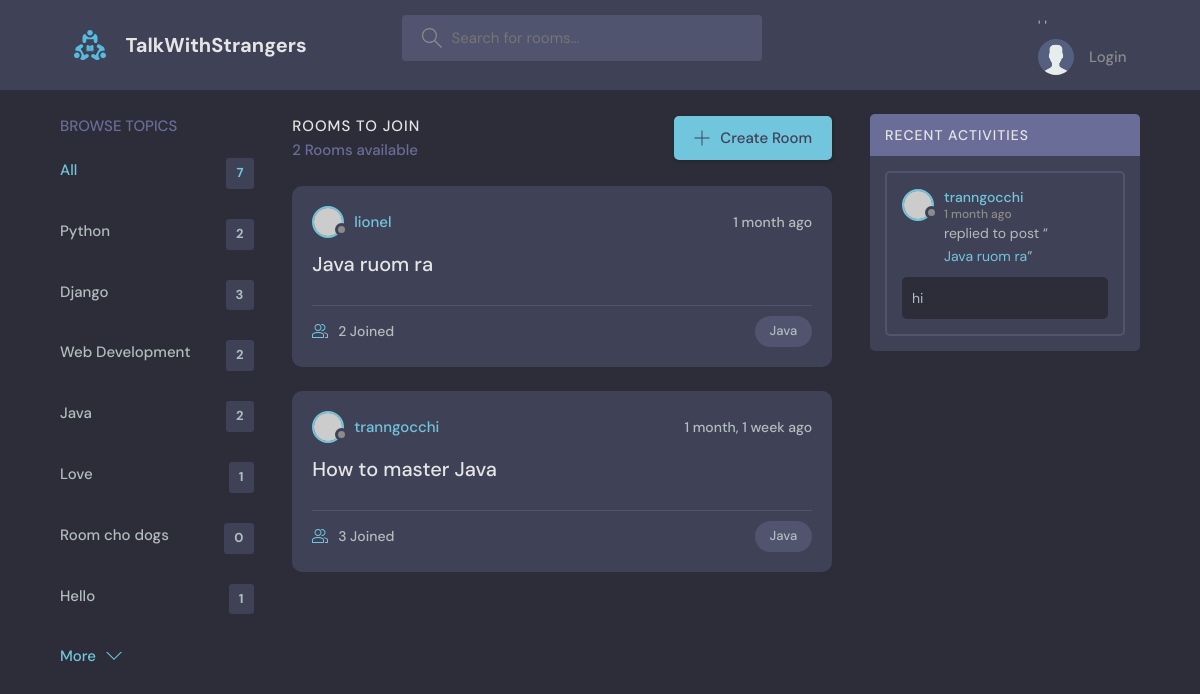
Screenshot of /?q=Java with the database file from the repository.
### base/models.py (models this page shows, shortened)
class Topic(models.Model):
    name = models.CharField(max_length=200)

class Room(models.Model):
    host = models.ForeignKey(User, on_delete=models.SET_NULL, null=True)
    topic = models.ForeignKey(Topic, on_delete=models.SET_NULL, null=True)
    name = models.CharField(max_length=200)
    description = models.TextField(null=True, blank=True)
    participants = models.ManyToManyField(User, related_name='participants', blank=True)
    updated = models.DateTimeField(auto_now=True)
    created = models.DateTimeField(auto_now_add=True)
    class Meta:
        ordering = ['-updated', '-created']
    def __str__(self):
        return self.name

class Message(models.Model):
    user = models.ForeignKey(User, on_delete=models.CASCADE)
    room = models.ForeignKey(Room, on_delete=models.CASCADE)
    body = models.TextField()
    updated = models.DateTimeField(auto_now=True)
    created = models.DateTimeField(auto_now_add=True)
    class Meta:
        ordering = ['-updated', '-created']

### base/views.py (the view)
# urls.py: path('', views.home, name="home"),
def home(request):
    q = request.GET.get('q') if request.GET.get('q') != None else ''
    rooms = Room.objects.filter(
        Q(topic__name__icontains=q) |
        Q(name__icontains=q)|
        Q(description__icontains=q)
    )
    topics = Topic.objects.all()
    room_count = rooms.count()
    room_messages = Message.objects.filter(Q(room__topic__name__icontains=q))
    context = {'rooms': rooms, 'topics': topics, 'room_count': room_count,
    'room_messages': room_messages}
    return render(request, 'base/home.html', context)

### base/templates/base/home.html (shortened to what this page needs)
{% extends 'main.html' %}
{% block content %}
    <main class="layout layout--3">
      <div class="container">
        {% include 'base/topics_component.html' %}
        <div class="roomList">
          <div class="roomList__header">
            <div>
              <h2>Rooms To Join</h2>
              <p>{{room_count}} Rooms available</p>
            </div>
            <a class="btn btn--main" href="{% url 'create-room' %}">
              <svg version="1.1" xmlns="http://www.w3.org/2000/svg" width="32" height="32" viewBox="0 0 32 32">
                <title>add</title>
                <path
                  d="M16.943 0.943h-1.885v14.115h-14.115v1.885h14.115v14.115h1.885v-14.115h14.115v-1.885h-14.115v-14.115z"
                ></path>
              </svg>
              Create Room
            </a>
          </div>
          {% include 'base/feed_component.html' %}
        </div>
        {% include 'base/activity_component.html' %}
      </div>
    </main>
{% endblock content %}

### base/templates/base/topics_component.html
<div class="topics">
    <div class="topics__header">
      <h2>Browse Topics</h2>
    </div>
    <ul class="topics__list">
      <li>
        <a href="{% url 'home' %}" class="active">All <span>{{topics.count}}</span></a>
      </li>
      {% for topic in topics %}
      <li>
        <a href="{% url 'home' %}?q={{topic.name}}">{{topic.name}} <span>{{topic.room_set.all.count}}</span></a>
      </li>
      {% endfor %}
    </ul>
    <a class="btn btn--link" href="topics.html">
      More
      <svg version="1.1" xmlns="http://www.w3.org/2000/svg" width="32" height="32" viewBox="0 0 32 32">
        <title>chevron-down</title>
        <path d="M16 21l-13-13h-3l16 16 16-16h-3l-13 13z"></path>
      </svg>
    </a>
  </div>

### base/templates/base/feed_component.html (shortened to what this page needs)
{% for room in rooms %}
<div class="roomListRoom">
    <div class="roomListRoom__header">
      <a href="{% url 'user-profile' room.host.id %}" class="roomListRoom__author">
        <div class="avatar avatar--small">
          <img src="https://randomuser.me/api/portraits/women/11.jpg" />
        </div>
        <span>{{room.host.username}}</span>
      </a>
      <div class="roomListRoom__actions">
        <span>{{room.created|timesince}} ago</span>
      </div>
    </div>
    <div class="roomListRoom__content">
      <a href="{% url 'room' room.id %}">{{room.name}}</a>
    </div>
    <div class="roomListRoom__meta">
      <a href="{% url 'room' room.id %}" class="roomListRoom__joined">
        {{room.participants.all.count}} Joined
      </a>
      <p class="roomListRoom__topic">{{room.topic.name}}</p>
    </div>
  </div>
  {% endfor %}

### base/templates/base/activity_component.html (shortened to what this page needs)
<div class="activities">
    <div class="activities__header">
      <h2>Recent Activities</h2>
    </div>
    {% for message in room_messages %}
    <div class="activities__box">
      <div class="activities__boxHeader roomListRoom__header">
        <a href="{% url 'user-profile' message.user.id %}" class="roomListRoom__author">
          <div class="avatar avatar--small">
            <img src="https://randomuser.me/api/portraits/women/11.jpg" />
          </div>
          <p>
            {{message.user}}
            <span>{{message.created|timesince}} ago</span>
          </p>
        </a>
      </div>
      <div class="activities__boxContent">
          <p>replied to post “<a href="{% url 'room' message.room.id %}">{{message.room}}</a>”</p>
          <div class="activities__boxRoomContent">
              {{message.body}}
          </div>
      </div>
    </div>
    {% endfor %}
  </div>

### rows the page displays
Topic: name "Python", room_set.all.count "2"
Topic: name "Django", room_set.all.count "3"
Topic: name "Web Development", room_set.all.count "2"
Topic: name "Java", room_set.all.count "2"
Topic: name "Love", room_set.all.count "1"
Topic: name "Room cho dogs", room_set.all.count "0"
Topic: name "Hello", room_set.all.count "1"
Room: host.username "lionel", created "1 month", name "Java ruom ra", participants.all.count "2", topic.name "Java"
Room: host.username "tranngocchi", created "1 month, 1 week", name "How to master Java", participants.all.count "3", topic.name "Java"
Message: user "tranngocchi", created "1 month", room "Java ruom ra", body "hi"

### other values shown
{{ topics.count }} "7"
{{ room_count }} "2"
